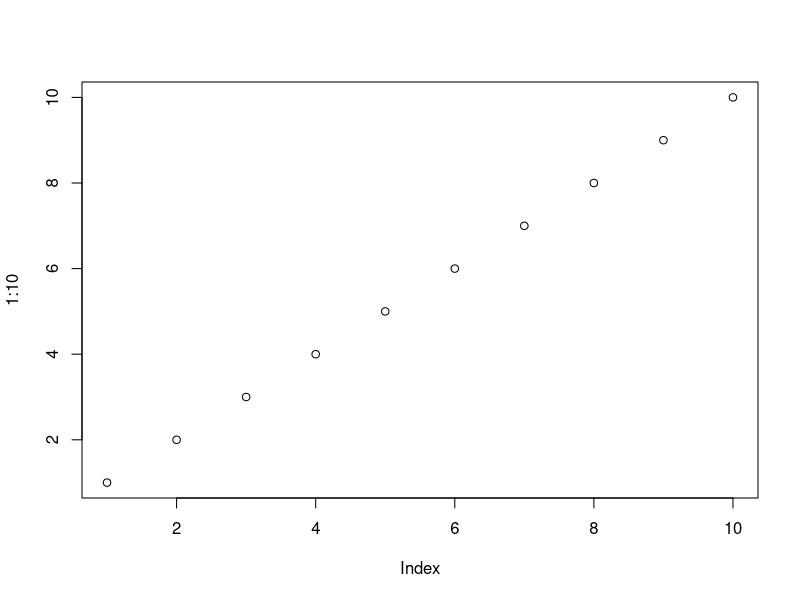
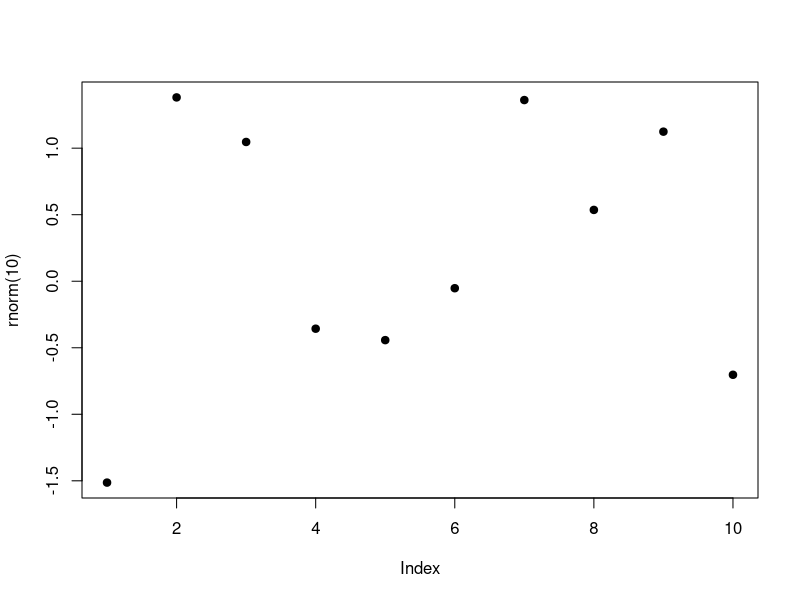

These charts were generated, in order, by the following R code:
## ---- chunk 1
plot(1:10)
plot(rnorm(10), pch=19)
